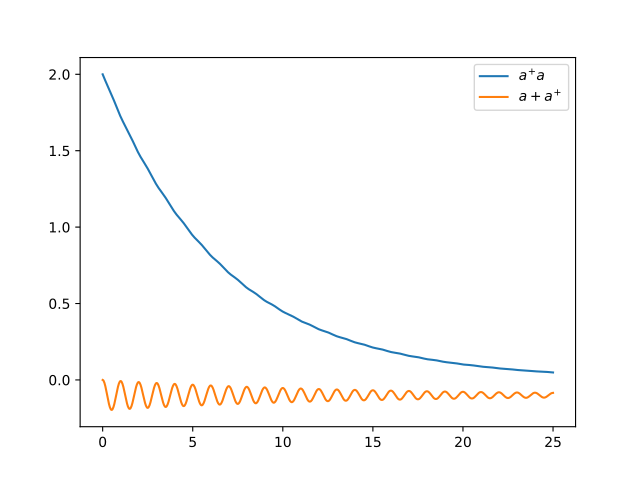

The script that drew this image:
N = 10

w0 = 1.0 * 2 * np.pi

g = 0.05 * w0

kappa = 0.15

times = np.linspace(0, 25, 1000)

a = destroy(N)

H = w0 * a.dag() * a + g * (a + a.dag())

psi0 = ket2dm((basis(N, 4) + basis(N, 2) + basis(N, 0)).unit())

a_ops = [[ (a, a.dag()), ('{0} * (w >= 0)'.format(kappa), 'exp(1j*t)', 'exp(-1j*t)') ]]

e_ops = [a.dag() * a, a + a.dag()]

res_brme = brmesolve(H, psi0, times, a_ops, e_ops)

plt.figure()

plt.plot(times,res_brme.expect[0], label=r'$a^{+}a$')

plt.plot(times,res_brme.expect[1], label=r'$a+a^{+}$')

plt.legend()

plt.show()
